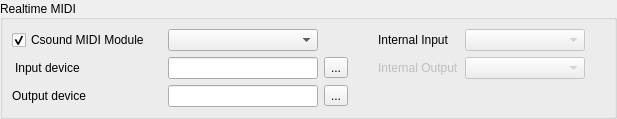
            <widget class="QGroupBox" name="groupBox_15">
             <property name="sizePolicy">
              <sizepolicy hsizetype="Preferred" vsizetype="Fixed">
               <horstretch>0</horstretch>
               <verstretch>0</verstretch>
              </sizepolicy>
             </property>
             <property name="title">
              <string>Realtime MIDI</string>
             </property>
             <property name="alignment">
              <set>Qt::AlignLeading|Qt::AlignLeft|Qt::AlignVCenter</set>
             </property>
             <layout class="QGridLayout" name="gridLayout_8">
              <property name="leftMargin">
               <number>9</number>
              </property>
              <property name="topMargin">
               <number>9</number>
              </property>
              <property name="rightMargin">
               <number>9</number>
              </property>
              <property name="bottomMargin">
               <number>9</number>
              </property>
              <property name="verticalSpacing">
               <number>6</number>
              </property>
              <item row="2" column="0" colspan="4">
               <layout class="QGridLayout" name="midilayout">
                <property name="spacing">
                 <number>6</number>
                </property>
                <item row="3" column="4">
                 <spacer name="horizontalSpacer_14">
                  <property name="orientation">
                   <enum>Qt::Horizontal</enum>
                  </property>
                  <property name="sizeType">
                   <enum>QSizePolicy::Fixed</enum>
                  </property>
                  <property name="sizeHint" stdset="0">
                   <size>
                    <width>24</width>
                    <height>0</height>
                   </size>
                  </property>
                 </spacer>
                </item>
                <item row="1" column="6">
                 <widget class="QComboBox" name="midiInterfaceComboBox">
                  <property name="enabled">
                   <bool>false</bool>
                  </property>
                  <property name="minimumSize">
                   <size>
                    <width>120</width>
                    <height>0</height>
                   </size>
                  </property>
                  <property name="toolTip">
                   <string>&lt;html&gt;&lt;head/&gt;&lt;body&gt;&lt;p&gt;Set Internal MIDI input interface. Controls widgets and MIDI input for Csound if Csound MIDI module usage is disabled. MIDI learn functionality is only available when using the internal MIDI input&lt;/p&gt;&lt;/body&gt;&lt;/html&gt;</string>
                  </property>
                 </widget>
                </item>
                <item row="3" column="6">
                 <widget class="QComboBox" name="midiOutInterfaceComboBox">
                  <property name="enabled">
                   <bool>false</bool>
                  </property>
                  <property name="minimumSize">
                   <size>
                    <width>100</width>
                    <height>0</height>
                   </size>
                  </property>
                  <property name="toolTip">
                   <string>&lt;html&gt;&lt;head/&gt;&lt;body&gt;&lt;p&gt;Set Internal MIDI output interface.&lt;/p&gt;&lt;/body&gt;&lt;/html&gt;</string>
                  </property>
                 </widget>
                </item>
                <item row="3" column="1">
                 <widget class="QLabel" name="label_12">
                  <property name="toolTip">
                   <string>&lt;html&gt;&lt;head/&gt;&lt;body&gt;&lt;p&gt;Csound MIDI input device &lt;/p&gt;&lt;p&gt;(corresponds to parameter &amp;quot;-M&amp;quot;)&lt;/p&gt;&lt;/body&gt;&lt;/html&gt;</string>
                  </property>
                  <property name="styleSheet">
                   <string notr="true">padding-right: 6</string>
                  </property>
                  <property name="text">
                   <string>Input device</string>
                  </property>
                 </widget>
                </item>
                <item row="4" column="1">
                 <widget class="QLabel" name="label_8">
                  <property name="toolTip">
                   <string>&lt;html&gt;&lt;head/&gt;&lt;body&gt;&lt;p&gt;Csound MIDI output device &lt;/p&gt;&lt;p&gt;(corresponds to parameter &amp;quot;-Q&amp;quot;)&lt;/p&gt;&lt;/body&gt;&lt;/html&gt;</string>
                  </property>
                  <property name="styleSheet">
                   <string notr="true"/>
                  </property>
                  <property name="text">
                   <string>Output device</string>
                  </property>
                 </widget>
                </item>
                <item row="3" column="2">
                 <widget class="QLineEdit" name="RtMidiInputLineEdit">
                  <property name="minimumSize">
                   <size>
                    <width>150</width>
                    <height>0</height>
                   </size>
                  </property>
                  <property name="toolTip">
                   <string>&lt;html&gt;&lt;head/&gt;&lt;body&gt;&lt;p&gt;Use the &amp;quot;...&amp;quot; button to select a MIDI input device from a list of available devices (select the Csound MIDI Module first)&lt;/p&gt;&lt;/body&gt;&lt;/html&gt;</string>
                  </property>
                 </widget>
                </item>
                <item row="1" column="2" colspan="2">
                 <widget class="QComboBox" name="RtMidiModuleComboBox">
                  <property name="sizePolicy">
                   <sizepolicy hsizetype="Fixed" vsizetype="Fixed">
                    <horstretch>0</horstretch>
                    <verstretch>0</verstretch>
                   </sizepolicy>
                  </property>
                  <property name="minimumSize">
                   <size>
                    <width>150</width>
                    <height>0</height>
                   </size>
                  </property>
                  <property name="toolTip">
                   <string>Select the MIDI backend used by Csound</string>
                  </property>
                 </widget>
                </item>
                <item row="1" column="5">
                 <widget class="QLabel" name="label_37">
                  <property name="minimumSize">
                   <size>
                    <width>0</width>
                    <height>0</height>
                   </size>
                  </property>
                  <property name="maximumSize">
                   <size>
                    <width>100</width>
                    <height>16777215</height>
                   </size>
                  </property>
                  <property name="toolTip">
                   <string>&lt;html&gt;&lt;head/&gt;&lt;body&gt;&lt;p&gt;Set Internal MIDI input
                 interface. Controls widgets and MIDI input for Csound if Csound MIDI module
                 usage is disabled.&lt;/p&gt;&lt;/body&gt;&lt;/html&gt;</string>
                  </property>
                  <property name="text">
                   <string>Internal Input </string>
                  </property>
                 </widget>
                </item>
                <item row="4" column="2">
                 <widget class="QLineEdit" name="RtMidiOutputLineEdit">
                  <property name="toolTip">
                   <string>&lt;html&gt;&lt;head/&gt;&lt;body&gt;&lt;p&gt;Use the &amp;quot;...&amp;quot; button to select a MIDI output device from a list of available devices (select the Csound MIDI Module first)&lt;/p&gt;&lt;/body&gt;&lt;/html&gt;</string>
                  </property>
                 </widget>
                </item>
                <item row="3" column="3">
                 <widget class="QToolButton" name="midiInputToolButton">
                  <property name="toolTip">
                   <string>Select input device from a list of available devices</string>
                  </property>
                  <property name="text">
                   <string>...</string>
                  </property>
                 </widget>
                </item>
                <item row="4" column="3">
                 <widget class="QToolButton" name="midiOutputToolButton">
                  <property name="toolTip">
                   <string>Select output device from a list of available devices</string>
                  </property>
                  <property name="text">
                   <string>...</string>
                  </property>
                 </widget>
                </item>
                <item row="1" column="1">
                 <widget class="QCheckBox" name="csoundMidiCheckBox">
                  <property name="minimumSize">
                   <size>
                    <width>150</width>
                    <height>0</height>
                   </size>
                  </property>
                  <property name="toolTip">
                   <string>&lt;html&gt;&lt;head/&gt;&lt;body&gt;&lt;p&gt;Use Csound's own MIDI implementation. All MIDI input/output is performed by csound directly. If this is selected, the internal MIDI interface is not used.&lt;/p&gt;&lt;/body&gt;&lt;/html&gt;</string>
                  </property>
                  <property name="text">
                   <string>Csound MIDI Module</string>
                  </property>
                  <property name="checked">
                   <bool>true</bool>
                  </property>
                 </widget>
                </item>
                <item row="3" column="5">
                 <widget class="QLabel" name="label_38">
                  <property name="enabled">
                   <bool>false</bool>
                  </property>
                  <property name="sizePolicy">
                   <sizepolicy hsizetype="Preferred" vsizetype="Preferred">
                    <horstretch>0</horstretch>
                    <verstretch>0</verstretch>
                   </sizepolicy>
                  </property>
                  <property name="text">
                   <string>Internal Output</string>
                  </property>
                 </widget>
                </item>
                <item row="3" column="7">
                 <spacer name="horizontalSpacer_17">
                  <property name="orientation">
                   <enum>Qt::Horizontal</enum>
                  </property>
                  <property name="sizeHint" stdset="0">
                   <size>
                    <width>20</width>
                    <height>20</height>
                   </size>
                  </property>
                 </spacer>
                </item>
               </layout>
              </item>
             </layout>
            </widget>
